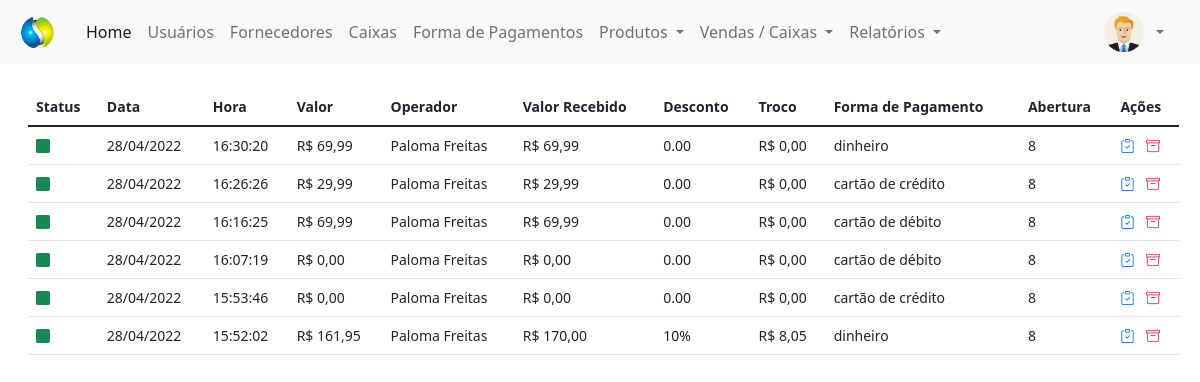
Page /painel-adm/index.php?pagina=vendas (signed in) on the earlier database version.
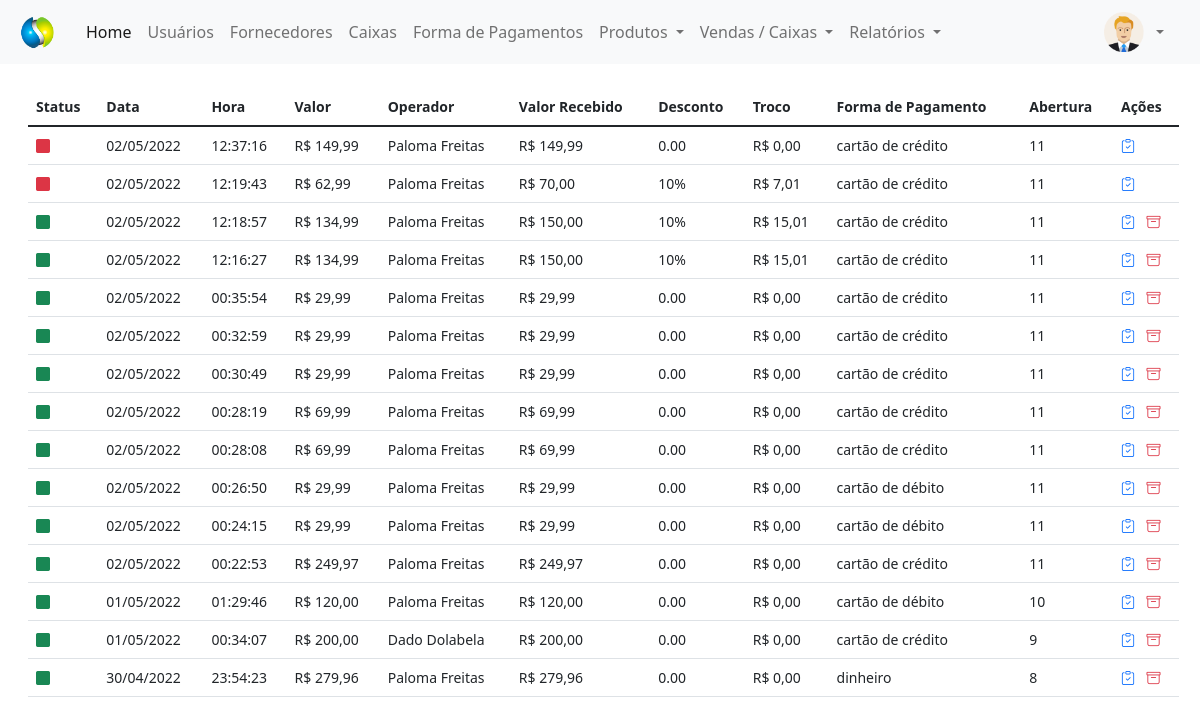
Same page on the later database version.
### tables this page shows
CREATE TABLE `vendas` (
  `id` int(11) NOT NULL,
  `valor` decimal(8,2) NOT NULL,
  `data` date NOT NULL,
  `hora` time NOT NULL,
  `operador` int(11) NOT NULL,
  `valor_recebido` decimal(8,2) NOT NULL,
  `desconto` varchar(30) NOT NULL,
  `troco` decimal(8,2) NOT NULL,
  `forma_pgto` int(11) NOT NULL,
  `abertura` int(11) NOT NULL,
  `status` varchar(15) NOT NULL
);

CREATE TABLE `usuarios` (
  `id` int(11) NOT NULL,
  `nome` varchar(80) NOT NULL,
  `email` varchar(80) NOT NULL,
  `cpf` varchar(15) NOT NULL,
  `senha` varchar(20) NOT NULL,
  `nivel` varchar(20) NOT NULL
);

CREATE TABLE `forma_pgtos` (
  `id` int(11) NOT NULL,
  `codigo` int(11) NOT NULL,
  `nome` varchar(30) NOT NULL
);

### painel-adm/vendas.php (the view, shortened to what this page needs)
<?php
require_once('../conexao.php');
$pag = 'vendas';
?>
<!DOCTYPE html>
<html lang="en">
<head>
</head>
<body>
    <div class="mt-4" style="margin-right: 25px">
        <?php
        $query_tab = $pdo->query("SELECT * FROM vendas order by id desc");
        $res_tab = $query_tab->fetchAll(PDO::FETCH_ASSOC);
        $total_reg_tab = @count($res_tab);
        if ($total_reg_tab > 0) {
        ?>
            <small>
                <table id="vendas" class="table table-hover my-4" style="width:100%">
                    <thead>
                        <tr>
                            <th>Status</th>
                            <th>Data</th>
                            <th>Hora</th>
                            <th>Valor</th>
                            <th>Operador</th>
                            <th>Valor Recebido
                            </th>
                            <th>Desconto</th>
                            <th>Troco</th>
                            <th>Forma de Pagamento
                            </th>
                            <th>Abertura
                            </th>
                            <th>Ações</th>
                        </tr>
                    </thead>
                    <tbody>
                        <?php
                        for ($i = 0; $i < $total_reg_tab; $i++) {
                            $valor = "R$ " . number_format($res_tab[$i]['valor'], 2, ',', '.');
                            $valor_recebido = "R$ " . number_format($res_tab[$i]['valor_recebido'], 2, ',', '.');
                            $troco = "R$ " . number_format($res_tab[$i]['troco'], 2, ',', '.');
                            $data = implode('/', array_reverse(explode('-', $res_tab[$i]['data'])));
                            $id_venda = $res_tab[$i]['id'];
                            $codigo_forma_pgto = $res_tab[$i]['forma_pgto'];
                            $query2 = $pdo->query("SELECT * FROM forma_pgtos WHERE codigo = '$codigo_forma_pgto'");
                            $res2 = $query2->fetchAll(PDO::FETCH_ASSOC);
                            $nome_forma_pgto = $res2[0]['nome'];
                            $id_operador = $res_tab[$i]['operador'];
                            $query3 = $pdo->query("SELECT * FROM usuarios WHERE id = '$id_operador'");
                            $res3 = $query3->fetchAll(PDO::FETCH_ASSOC);
                            $nome_operador = $res3[0]['nome'];
                            if ($res_tab[$i]['status'] == 'Concluída') {
                                $classe = 'text-success';
                            } else {
                                $classe = 'text-danger';
                            }
                        ?>
                            <tr>
                                <td>
                                    <i class="bi bi-square-fill <?php echo $classe; ?>"></i>
                                </td>
                                <td><?php echo $data; ?></td>
                                <td><?php echo $res_tab[$i]['hora']; ?></td>
                                <td><?php echo $valor ?></td>
                                <td><?php echo $nome_operador ?></td>
                                <td><?php echo $valor_recebido; ?></td>
                                <td><?php echo $res_tab[$i]['desconto']; ?></td>
                                <td><?php echo $troco; ?></td>
                                <td><?php echo $nome_forma_pgto; ?></td>
                                <td><?php echo $res_tab[$i]['abertura']; ?></td>
                                <td>
                                    <a href="../painel-operador/comprovante_class.php?id=<?php echo $id_venda; ?>" type="button" title="Gerar Comprovante" style="text-decoration: none" target="_blank">
                                        <i class="bi bi-clipboard-check text-primary me-2"></i>
                                    </a>
                                    <?php if ($res_tab[$i]['status'] == 'Concluída') { ?>
                                        <a href="index.php?pagina=<?php echo $pag; ?>&funcao=deletar&id=<?php echo $res_tab[$i]['id']; ?>" type="button" title="Cancelar Venda">
                                            <i class="bi bi-archive text-danger"></i>
                                        </a>
                                    <?php } ?>
                                </td>
                            </tr>
                        <?php }
                        ?>
                    </tbody>
                </table>
            </small>
        <?php } else {
            echo "Não existem dados para serem exibidos!";
        } ?>
    </div>
</body>
</html>

### painel-adm/index.php (shortened to what this page needs)
<?php
$menu1 = 'home';
$menu2 = 'usuarios';
$menu3 = 'fornecedores';
$menu4 = 'categorias';
$menu5 = 'produtos';
$menu6 = 'compras';
$menu7 = 'caixas';
$menu8 = 'forma_pgtos';
$menu9 = 'vendas';
$menu10 = 'aberturas';
?>
<!DOCTYPE html>
<html lang="en">
<head>
    <link href="https://cdn.jsdelivr.net/npm/bootstrap@5.1.3/dist/css/bootstrap.min.css" rel="stylesheet">
    <link rel="stylesheet" href="https://cdn.jsdelivr.net/npm/bootstrap-icons@1.8.0/font/bootstrap-icons.css">
    <link rel="stylesheet" type="text/css" href="../vendor/DataTables/datatables.min.css">
</head>
<body>
    <nav class="navbar navbar-expand-lg navbar-light bg-light">
        <div class="container-fluid">
            <a class="navbar-brand" href="index.php">
                <img src="../img/logo.png" width="50px">
            </a>
            <div class="collapse navbar-collapse" id="navbarSupportedContent">
                <ul class="navbar-nav me-auto mb-2 mb-lg-0">
                    <li class="nav-item">
                        <a class="nav-link active" aria-current="page" href="index.php?pagina=<?php echo $menu1; ?>">Home</a>
                    </li>
                    <li class="nav-item">
                        <a class="nav-link" href="index.php?pagina=<?php echo $menu2; ?>">Usuários</a>
                    </li>
                    <li class="nav-item">
                        <a class="nav-link" href="index.php?pagina=<?php echo $menu3; ?>">Fornecedores</a>
                    </li>
                    <li class="nav-item">
                        <a class="nav-link" href="index.php?pagina=<?php echo $menu7; ?>">Caixas</a>
                    </li>
                    <li class="nav-item">
                        <a class="nav-link" href="index.php?pagina=<?php echo $menu8; ?>">Forma de Pagamentos</a>
                    </li>
                    <li class="nav-item dropdown">
                        <a class="nav-link dropdown-toggle" href="#" id="navbarDropdown" role="button" data-bs-toggle="dropdown" aria-expanded="false">
                            Produtos
                        </a>
                    </li>
                    <li class="nav-item dropdown">
                        <a class="nav-link dropdown-toggle" href="#" id="navbarDropdown" role="button" data-bs-toggle="dropdown" aria-expanded="false">
                            Vendas / Caixas
                        </a>
                    </li>
                    <li class="nav-item dropdown">
                        <a class="nav-link dropdown-toggle" href="#" id="navbarDropdown" role="button" data-bs-toggle="dropdown" aria-expanded="false">
                            Relatórios
                        </a>
                    </li>
                </ul>
                <div class="d-flex mx-3">
                    <img src="../img/icone-user.png" alt="Usuário" width="40px" height="40px">
                    <div class="collapse navbar-collapse" id="navbarNavDarkDropdown">
                        <ul class="navbar-nav">
                            <li class="nav-item dropdown">
                                <a class="nav-link dropdown-toggle" href="#" id="navbarDarkDropdownMenuLink" role="button" data-bs-toggle="dropdown" aria-expanded="false">
                                </a>
                            </li>
                        </ul>
                    </div>
                </div>
            </div>
        </div>
    </nav>
</body>
<div class="container-fluid mt-2 mx-3">
    <?php
    if (@$_GET['pagina'] == $menu1) {
        require_once($menu1 . '.php');
    } else if (@$_GET['pagina'] == $menu2) {
        require_once($menu2 . '.php');
    } else if (@$_GET['pagina'] == $menu3) {
        require_once($menu3 . '.php');
    } else if (@$_GET['pagina'] == $menu4) {
        require_once($menu4 . '.php');
    } else if (@$_GET['pagina'] == $menu5) {
        require_once($menu5 . '.php');
    } else if (@$_GET['pagina'] == $menu6) {
        require_once($menu6 . '.php');
    } else if (@$_GET['pagina'] == $menu7) {
        require_once($menu7 . '.php');
    } else if (@$_GET['pagina'] == $menu8) {
        require_once($menu8 . '.php');
    } else if (@$_GET['pagina'] == $menu9) {
        require_once($menu9 . '.php');
    } else if (@$_GET['pagina'] == $menu10) {
        require_once($menu10 . '.php');
    }
    else {
        require_once($menu1 . '.php');
    }
    ?>
</div>
</html>

Differences in the rows shown:
removed vendas: data "28/04/2022", hora "16:30:20", valor "R$ 69,99", usuarios.nome "Paloma Freitas", valor_recebido "R$ 69,99", desconto "0.00", troco "R$ 0,00", forma_pgtos.nome "dinheiro", abertura "8"
removed vendas: data "28/04/2022", hora "16:26:26", valor "R$ 29,99", usuarios.nome "Paloma Freitas", valor_recebido "R$ 29,99", desconto "0.00", troco "R$ 0,00", forma_pgtos.nome "cartão de crédito", abertura "8"
removed vendas: data "28/04/2022", hora "16:16:25", valor "R$ 69,99", usuarios.nome "Paloma Freitas", valor_recebido "R$ 69,99", desconto "0.00", troco "R$ 0,00", forma_pgtos.nome "cartão de débito", abertura "8"
removed vendas: data "28/04/2022", hora "16:07:19", valor "R$ 0,00", usuarios.nome "Paloma Freitas", valor_recebido "R$ 0,00", desconto "0.00", troco "R$ 0,00", forma_pgtos.nome "cartão de débito", abertura "8"
removed vendas: data "28/04/2022", hora "15:53:46", valor "R$ 0,00", usuarios.nome "Paloma Freitas", valor_recebido "R$ 0,00", desconto "0.00", troco "R$ 0,00", forma_pgtos.nome "cartão de crédito", abertura "8"
removed vendas: data "28/04/2022", hora "15:52:02", valor "R$ 161,95", usuarios.nome "Paloma Freitas", valor_recebido "R$ 170,00", desconto "10%", troco "R$ 8,05", forma_pgtos.nome "dinheiro", abertura "8"
added vendas: data "02/05/2022", hora "12:37:16", valor "R$ 149,99", usuarios.nome "Paloma Freitas", valor_recebido "R$ 149,99", desconto "0.00", troco "R$ 0,00", forma_pgtos.nome "cartão de crédito", abertura "11"
added vendas: data "02/05/2022", hora "12:19:43", valor "R$ 62,99", usuarios.nome "Paloma Freitas", valor_recebido "R$ 70,00", desconto "10%", troco "R$ 7,01", forma_pgtos.nome "cartão de crédito", abertura "11"
added vendas: data "02/05/2022", hora "12:18:57", valor "R$ 134,99", usuarios.nome "Paloma Freitas", valor_recebido "R$ 150,00", desconto "10%", troco "R$ 15,01", forma_pgtos.nome "cartão de crédito", abertura "11"
added vendas: data "02/05/2022", hora "12:16:27", valor "R$ 134,99", usuarios.nome "Paloma Freitas", valor_recebido "R$ 150,00", desconto "10%", troco "R$ 15,01", forma_pgtos.nome "cartão de crédito", abertura "11"
added vendas: data "02/05/2022", hora "00:35:54", valor "R$ 29,99", usuarios.nome "Paloma Freitas", valor_recebido "R$ 29,99", desconto "0.00", troco "R$ 0,00", forma_pgtos.nome "cartão de crédito", abertura "11"
added vendas: data "02/05/2022", hora "00:32:59", valor "R$ 29,99", usuarios.nome "Paloma Freitas", valor_recebido "R$ 29,99", desconto "0.00", troco "R$ 0,00", forma_pgtos.nome "cartão de crédito", abertura "11"
added vendas: data "02/05/2022", hora "00:30:49", valor "R$ 29,99", usuarios.nome "Paloma Freitas", valor_recebido "R$ 29,99", desconto "0.00", troco "R$ 0,00", forma_pgtos.nome "cartão de crédito", abertura "11"
added vendas: data "02/05/2022", hora "00:28:19", valor "R$ 69,99", usuarios.nome "Paloma Freitas", valor_recebido "R$ 69,99", desconto "0.00", troco "R$ 0,00", forma_pgtos.nome "cartão de crédito", abertura "11"
added vendas: data "02/05/2022", hora "00:28:08", valor "R$ 69,99", usuarios.nome "Paloma Freitas", valor_recebido "R$ 69,99", desconto "0.00", troco "R$ 0,00", forma_pgtos.nome "cartão de crédito", abertura "11"
added vendas: data "02/05/2022", hora "00:26:50", valor "R$ 29,99", usuarios.nome "Paloma Freitas", valor_recebido "R$ 29,99", desconto "0.00", troco "R$ 0,00", forma_pgtos.nome "cartão de débito", abertura "11"
added vendas: data "02/05/2022", hora "00:24:15", valor "R$ 29,99", usuarios.nome "Paloma Freitas", valor_recebido "R$ 29,99", desconto "0.00", troco "R$ 0,00", forma_pgtos.nome "cartão de débito", abertura "11"
added vendas: data "02/05/2022", hora "00:22:53", valor "R$ 249,97", usuarios.nome "Paloma Freitas", valor_recebido "R$ 249,97", desconto "0.00", troco "R$ 0,00", forma_pgtos.nome "cartão de crédito", abertura "11"
added vendas: data "01/05/2022", hora "01:29:46", valor "R$ 120,00", usuarios.nome "Paloma Freitas", valor_recebido "R$ 120,00", desconto "0.00", troco "R$ 0,00", forma_pgtos.nome "cartão de débito", abertura "10"
added vendas: data "01/05/2022", hora "00:34:07", valor "R$ 200,00", usuarios.nome "Dado Dolabela", valor_recebido "R$ 200,00", desconto "0.00", troco "R$ 0,00", forma_pgtos.nome "cartão de crédito", abertura "9"
added vendas: data "30/04/2022", hora "23:54:23", valor "R$ 279,96", usuarios.nome "Paloma Freitas", valor_recebido "R$ 279,96", desconto "0.00", troco "R$ 0,00", forma_pgtos.nome "dinheiro", abertura "8"
